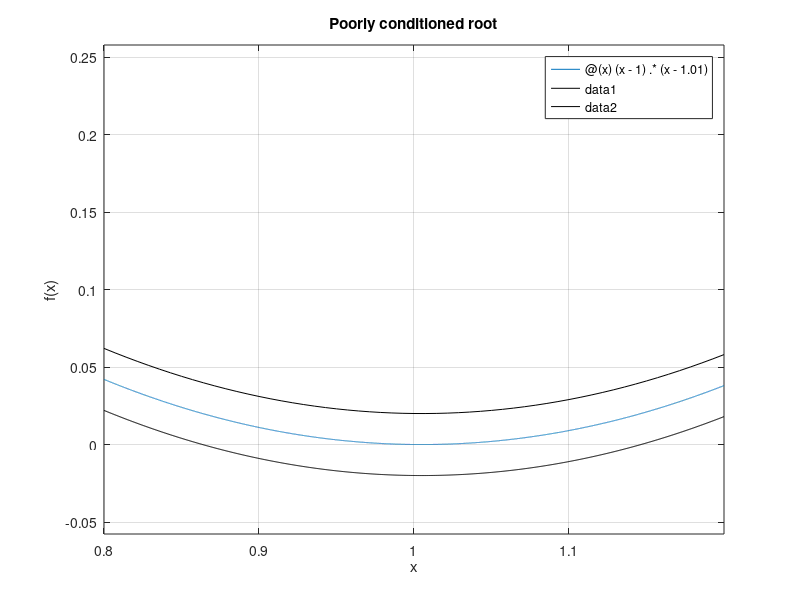

The MATLAB script that drew this image:
%%
% Consider first the function
f  = @(x) (x-1).*(x-2);

%%
% At the root $r=1$, we have $f'(r)=-1$. If the values of $f$ were
% perturbed at any point by noise of size, say, $0.05$, we can imagine
% finding the root of the function as though drawn with a thick line, whose
% edges we show here.
interval = [0.8 1.2];
fplot(f,interval), grid on, hold on
fplot(@(x) f(x)+0.02,interval,'k')
fplot(@(x) f(x)-0.02,interval,'k')
axis equal     % ignore this line
xlabel('x'), ylabel('f(x)')    % ignore this line
title('Well-conditioned root')    % ignore this line

%%
% The possible values for a perturbed root all lie within the interval
% where the black lines intersect the $x$ axis. The width of that zone is
% about the same as the vertical distance between the lines.

%%
% By contrast, consider the function
f  = @(x) (x-1).*(x-1.01);

%%
% Now $f'(1)=-0.01$, and the graph of $f$ will be much shallower near
% $x=1$. Look at the effect this has on our thick rendering:
axis(axis), cla
fplot(f,interval)
fplot(@(x) f(x)+0.02,interval,'k')
fplot(@(x) f(x)-0.02,interval,'k')
title('Poorly conditioned root')    % ignore this line

%%
% The vertical displacements in this picture are exactly the same as
% before. But the potential _horizontal_ displacement of the root is much
% wider. In fact, if we perturb the function upward by the amount drawn
% here, the root disappears entirely!
